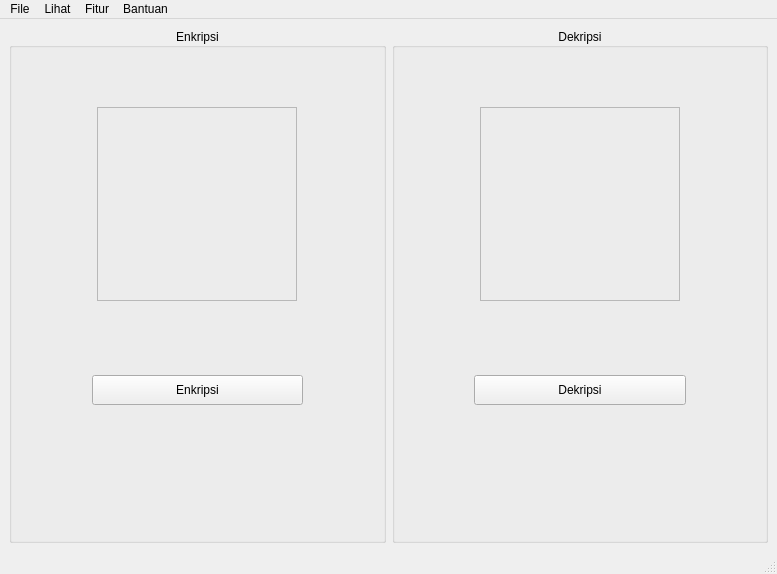
<?xml version="1.0" encoding="UTF-8"?>
<ui version="4.0">
 <class>MainWindow</class>
 <widget class="QMainWindow" name="MainWindow">
  <property name="geometry">
   <rect>
    <x>0</x>
    <y>0</y>
    <width>777</width>
    <height>574</height>
   </rect>
  </property>
  <property name="windowTitle">
   <string>ChaCha20</string>
  </property>
  <widget class="QWidget" name="centralwidget">
   <layout class="QHBoxLayout" name="horizontalLayout">
    <item>
     <widget class="QGroupBox" name="groupBox">
      <property name="title">
       <string>Enkripsi</string>
      </property>
      <property name="alignment">
       <set>Qt::AlignCenter</set>
      </property>
      <layout class="QVBoxLayout" name="verticalLayout" stretch="9,1">
       <property name="spacing">
        <number>65</number>
       </property>
       <property name="topMargin">
        <number>50</number>
       </property>
       <property name="bottomMargin">
        <number>135</number>
       </property>
       <item>
        <widget class="QWidget" name="widget" native="true">
         <layout class="QHBoxLayout" name="horizontalLayout_2">
          <item>
           <widget class="QLabel" name="label">
            <property name="maximumSize">
             <size>
              <width>200</width>
              <height>200</height>
             </size>
            </property>
            <property name="font">
             <font>
              <pointsize>8</pointsize>
             </font>
            </property>
            <property name="layoutDirection">
             <enum>Qt::LeftToRight</enum>
            </property>
            <property name="frameShape">
             <enum>QFrame::StyledPanel</enum>
            </property>
            <property name="lineWidth">
             <number>2</number>
            </property>
            <property name="text">
             <string/>
            </property>
            <property name="pixmap">
             <pixmap resource="../resource.qrc">:/images/images/lock.svg</pixmap>
            </property>
            <property name="scaledContents">
             <bool>true</bool>
            </property>
            <property name="alignment">
             <set>Qt::AlignLeading|Qt::AlignLeft|Qt::AlignVCenter</set>
            </property>
            <property name="margin">
             <number>15</number>
            </property>
            <property name="indent">
             <number>-1</number>
            </property>
           </widget>
          </item>
         </layout>
        </widget>
       </item>
       <item>
        <layout class="QHBoxLayout" name="horizontalLayout_5" stretch="1,3,1">
         <property name="spacing">
          <number>10</number>
         </property>
         <property name="leftMargin">
          <number>0</number>
         </property>
         <property name="topMargin">
          <number>0</number>
         </property>
         <property name="rightMargin">
          <number>0</number>
         </property>
         <property name="bottomMargin">
          <number>0</number>
         </property>
         <item>
          <spacer name="horizontalSpacer">
           <property name="orientation">
            <enum>Qt::Horizontal</enum>
           </property>
           <property name="sizeType">
            <enum>QSizePolicy::Expanding</enum>
           </property>
           <property name="sizeHint" stdset="0">
            <size>
             <width>40</width>
             <height>20</height>
            </size>
           </property>
          </spacer>
         </item>
         <item>
          <widget class="QPushButton" name="pushButton">
           <property name="minimumSize">
            <size>
             <width>0</width>
             <height>30</height>
            </size>
           </property>
           <property name="text">
            <string>Enkripsi</string>
           </property>
          </widget>
         </item>
         <item>
          <spacer name="horizontalSpacer_2">
           <property name="orientation">
            <enum>Qt::Horizontal</enum>
           </property>
           <property name="sizeType">
            <enum>QSizePolicy::Expanding</enum>
           </property>
           <property name="sizeHint" stdset="0">
            <size>
             <width>40</width>
             <height>20</height>
            </size>
           </property>
          </spacer>
         </item>
        </layout>
       </item>
      </layout>
     </widget>
    </item>
    <item>
     <widget class="QGroupBox" name="groupBox_2">
      <property name="title">
       <string>Dekripsi</string>
      </property>
      <property name="alignment">
       <set>Qt::AlignCenter</set>
      </property>
      <layout class="QVBoxLayout" name="verticalLayout_2" stretch="9,1">
       <property name="spacing">
        <number>65</number>
       </property>
       <property name="topMargin">
        <number>50</number>
       </property>
       <property name="bottomMargin">
        <number>135</number>
       </property>
       <item>
        <widget class="QWidget" name="widget_3" native="true">
         <property name="autoFillBackground">
          <bool>false</bool>
         </property>
         <layout class="QHBoxLayout" name="horizontalLayout_3">
          <item>
           <widget class="QLabel" name="label_5">
            <property name="maximumSize">
             <size>
              <width>200</width>
              <height>200</height>
             </size>
            </property>
            <property name="frameShape">
             <enum>QFrame::StyledPanel</enum>
            </property>
            <property name="lineWidth">
             <number>2</number>
            </property>
            <property name="text">
             <string/>
            </property>
            <property name="pixmap">
             <pixmap resource="../resource.qrc">:/images/images/unlock.svg</pixmap>
            </property>
            <property name="scaledContents">
             <bool>true</bool>
            </property>
            <property name="margin">
             <number>18</number>
            </property>
           </widget>
          </item>
         </layout>
        </widget>
       </item>
       <item>
        <layout class="QHBoxLayout" name="horizontalLayout_8" stretch="1,3,1">
         <item>
          <spacer name="horizontalSpacer_4">
           <property name="orientation">
            <enum>Qt::Horizontal</enum>
           </property>
           <property name="sizeHint" stdset="0">
            <size>
             <width>40</width>
             <height>20</height>
            </size>
           </property>
          </spacer>
         </item>
         <item>
          <widget class="QPushButton" name="pushButton_2">
           <property name="minimumSize">
            <size>
             <width>0</width>
             <height>30</height>
            </size>
           </property>
           <property name="text">
            <string>Dekripsi</string>
           </property>
          </widget>
         </item>
         <item>
          <spacer name="horizontalSpacer_3">
           <property name="orientation">
            <enum>Qt::Horizontal</enum>
           </property>
           <property name="sizeType">
            <enum>QSizePolicy::Expanding</enum>
           </property>
           <property name="sizeHint" stdset="0">
            <size>
             <width>40</width>
             <height>20</height>
            </size>
           </property>
          </spacer>
         </item>
        </layout>
       </item>
      </layout>
     </widget>
    </item>
   </layout>
  </widget>
  <widget class="QMenuBar" name="menubar">
   <property name="geometry">
    <rect>
     <x>0</x>
     <y>0</y>
     <width>777</width>
     <height>21</height>
    </rect>
   </property>
   <widget class="QMenu" name="menuFile">
    <property name="title">
     <string>File</string>
    </property>
    <addaction name="actionPlaintext"/>
    <addaction name="actionCipherText"/>
    <addaction name="actionExit"/>
   </widget>
   <widget class="QMenu" name="menuBantuan">
    <property name="title">
     <string>Bantuan</string>
    </property>
    <addaction name="actionSpek"/>
    <addaction name="actionPenggunaan"/>
    <addaction name="actionTentang"/>
   </widget>
   <widget class="QMenu" name="menuLihat">
    <property name="title">
     <string>Lihat</string>
    </property>
    <addaction name="actionPerkecil"/>
    <addaction name="actionPerbesar"/>
   </widget>
   <widget class="QMenu" name="menuTest_Vector">
    <property name="title">
     <string>Fitur</string>
    </property>
    <addaction name="actionTest_Vector"/>
   </widget>
   <addaction name="menuFile"/>
   <addaction name="menuLihat"/>
   <addaction name="menuTest_Vector"/>
   <addaction name="menuBantuan"/>
  </widget>
  <widget class="QStatusBar" name="statusbar"/>
  <action name="actionPlaintext">
   <property name="text">
    <string>PlainText</string>
   </property>
  </action>
  <action name="actionCipherText">
   <property name="text">
    <string>CipherText</string>
   </property>
  </action>
  <action name="actionExit">
   <property name="text">
    <string>Exit</string>
   </property>
  </action>
  <action name="actionPenggunaan">
   <property name="text">
    <string>Penggunaan</string>
   </property>
  </action>
  <action name="actionTentang">
   <property name="text">
    <string>Tentang</string>
   </property>
  </action>
  <action name="actionPerkecil">
   <property name="text">
    <string>Perkecil Jendela</string>
   </property>
  </action>
  <action name="actionPerbesar">
   <property name="text">
    <string>Perbesar Jendela</string>
   </property>
  </action>
  <action name="actionSpek">
   <property name="text">
    <string>Spesifikasi</string>
   </property>
  </action>
  <action name="actionTest_Vector">
   <property name="text">
    <string>Uji Vektor</string>
   </property>
  </action>
 </widget>
 <resources>
  <include location="../resource.qrc"/>
  <include location="../resource.qrc"/>
 </resources>
 <connections/>
</ui>
